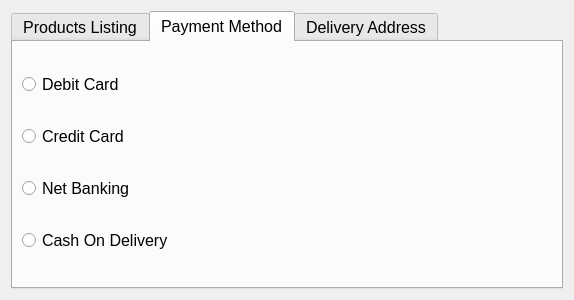
<?xml version="1.0" encoding="UTF-8"?>
<ui version="4.0">
 <class>Dialog</class>
 <widget class="QDialog" name="Dialog">
  <property name="geometry">
   <rect>
    <x>0</x>
    <y>0</y>
    <width>574</width>
    <height>300</height>
   </rect>
  </property>
  <property name="windowTitle">
   <string>Dialog</string>
  </property>
  <layout class="QGridLayout" name="gridLayout">
   <item row="0" column="0">
    <widget class="QTabWidget" name="tabWidget">
     <property name="font">
      <font>
       <pointsize>12</pointsize>
      </font>
     </property>
     <property name="tabShape">
      <enum>QTabWidget::Rounded</enum>
     </property>
     <property name="currentIndex">
      <number>1</number>
     </property>
     <widget class="QWidget" name="tab">
      <attribute name="title">
       <string>Products Listing</string>
      </attribute>
      <layout class="QVBoxLayout" name="verticalLayout_2">
       <item>
        <widget class="QCheckBox" name="checkBox">
         <property name="text">
          <string>Cell Phone $150</string>
         </property>
        </widget>
       </item>
       <item>
        <widget class="QCheckBox" name="checkBox_2">
         <property name="text">
          <string>Laptop $500</string>
         </property>
        </widget>
       </item>
       <item>
        <widget class="QCheckBox" name="checkBox_3">
         <property name="text">
          <string>Camera $250</string>
         </property>
        </widget>
       </item>
       <item>
        <widget class="QCheckBox" name="checkBox_4">
         <property name="text">
          <string>Shoes $200</string>
         </property>
        </widget>
       </item>
       <item>
        <widget class="QPushButton" name="pushButton">
         <property name="text">
          <string>Add to Cart</string>
         </property>
        </widget>
       </item>
      </layout>
     </widget>
     <widget class="QWidget" name="tab_2">
      <attribute name="title">
       <string>Payment Method</string>
      </attribute>
      <layout class="QVBoxLayout" name="verticalLayout">
       <item>
        <widget class="QRadioButton" name="radioButton">
         <property name="text">
          <string>Debit Card</string>
         </property>
        </widget>
       </item>
       <item>
        <widget class="QRadioButton" name="radioButton_2">
         <property name="text">
          <string>Credit Card</string>
         </property>
        </widget>
       </item>
       <item>
        <widget class="QRadioButton" name="radioButton_3">
         <property name="text">
          <string>Net Banking</string>
         </property>
        </widget>
       </item>
       <item>
        <widget class="QRadioButton" name="radioButton_4">
         <property name="text">
          <string>Cash On Delivery</string>
         </property>
        </widget>
       </item>
      </layout>
     </widget>
     <widget class="QWidget" name="tab_3">
      <attribute name="title">
       <string>Delivery Address</string>
      </attribute>
      <layout class="QGridLayout" name="gridLayout_3">
       <item row="0" column="0">
        <layout class="QFormLayout" name="formLayout">
         <item row="0" column="0">
          <widget class="QLabel" name="label">
           <property name="text">
            <string>Address 1</string>
           </property>
          </widget>
         </item>
         <item row="0" column="1">
          <widget class="QLineEdit" name="lineEdit"/>
         </item>
         <item row="1" column="0">
          <widget class="QLabel" name="label_2">
           <property name="text">
            <string>Address 2</string>
           </property>
          </widget>
         </item>
         <item row="1" column="1">
          <widget class="QLineEdit" name="lineEdit_2"/>
         </item>
         <item row="2" column="0">
          <widget class="QLabel" name="label_3">
           <property name="text">
            <string>State</string>
           </property>
          </widget>
         </item>
         <item row="2" column="1">
          <widget class="QLineEdit" name="lineEdit_3"/>
         </item>
         <item row="3" column="0">
          <widget class="QLabel" name="label_4">
           <property name="text">
            <string>Country</string>
           </property>
          </widget>
         </item>
         <item row="3" column="1">
          <widget class="QLineEdit" name="lineEdit_4"/>
         </item>
         <item row="4" column="0">
          <widget class="QLabel" name="label_5">
           <property name="text">
            <string>Zip Code</string>
           </property>
          </widget>
         </item>
         <item row="4" column="1">
          <widget class="QLineEdit" name="lineEdit_5"/>
         </item>
         <item row="5" column="0">
          <widget class="QLabel" name="label_6">
           <property name="text">
            <string>Contact Number</string>
           </property>
          </widget>
         </item>
         <item row="5" column="1">
          <widget class="QLineEdit" name="lineEdit_6"/>
         </item>
        </layout>
       </item>
      </layout>
     </widget>
    </widget>
   </item>
  </layout>
 </widget>
 <resources/>
 <connections/>
</ui>
